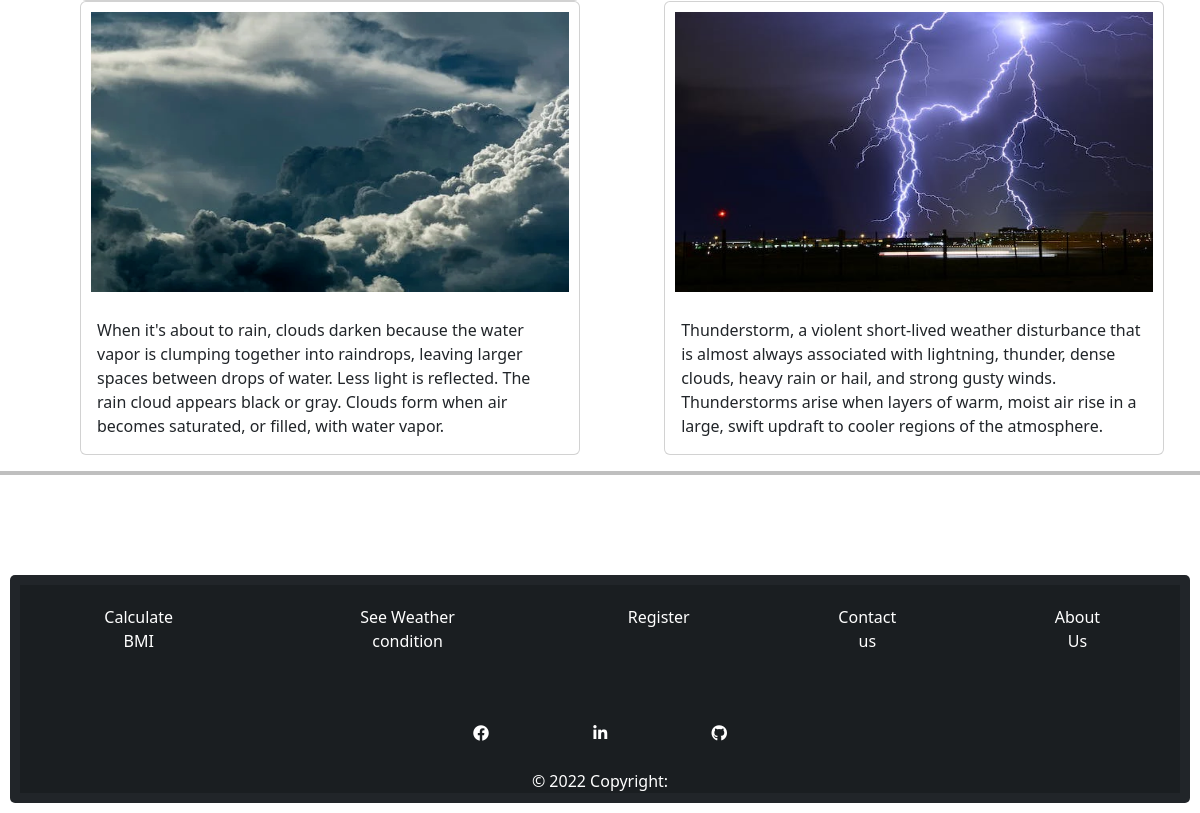
The page /gallery/ (lower part) on the database as committed earlier.
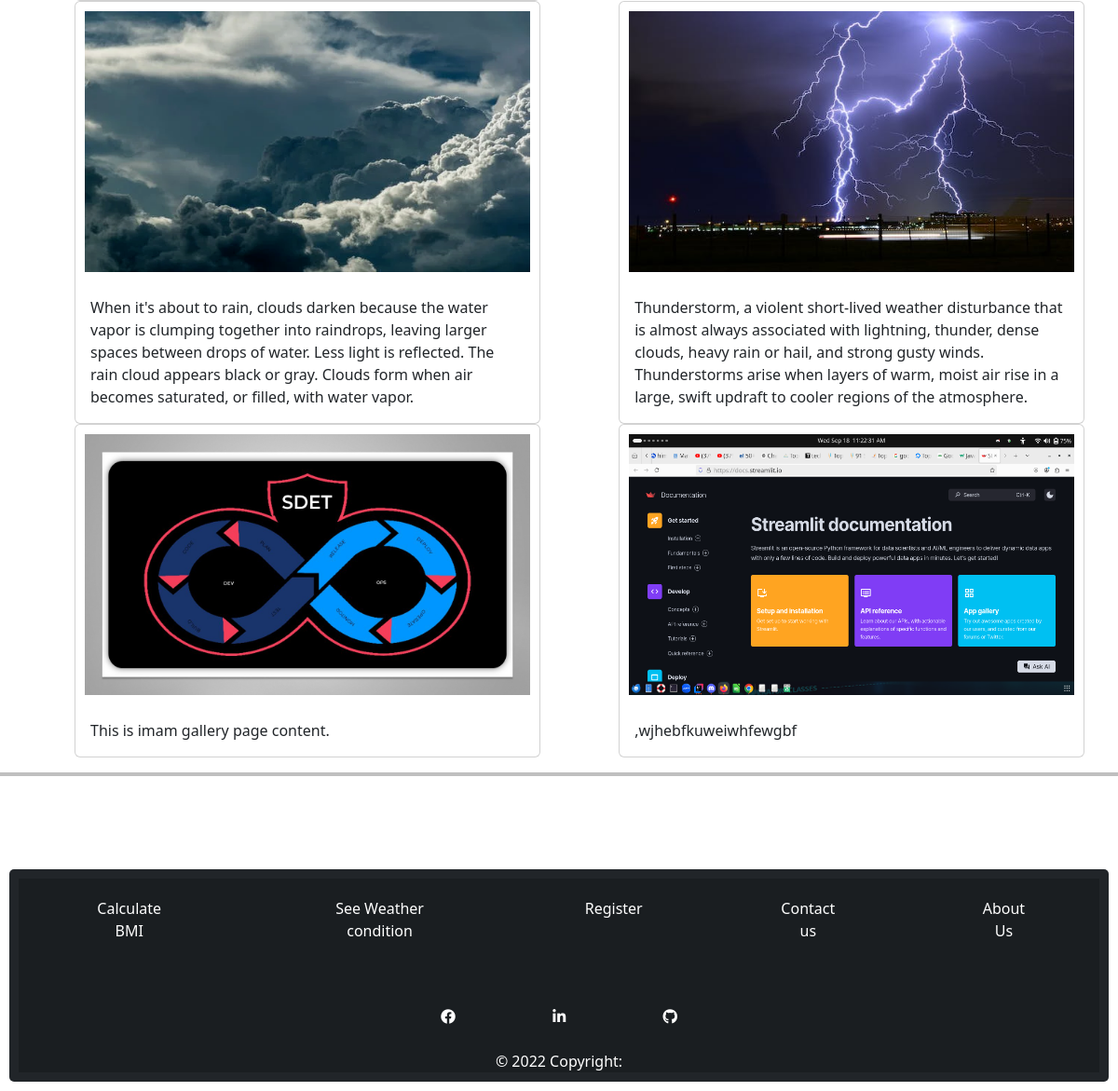
The same page on the database as committed later.
### weatherapp/models.py (models this page shows)
class ImageModel(models.Model):
    image = models.ImageField(upload_to='images/')
    text = models.TextField(max_length=300)

### weatherapp/views.py (the view)
# urls.py: path('gallery/', views.gallery, name='gallery'),
def gallery(request):
    try:
        image_db = ImageModel.objects.all()
        if request.method == 'POST':
            form = ImageForm(request.POST, request.FILES)
            if form.is_valid():
                form.save()
                messages.success(request, 'Your gallery is  successfully created !!')
                return redirect('gallery')
        else:
            form = ImageForm()
        return render(request, 'gallery/gallery.html', {'form': form, 'imagedb': image_db})
    except Exception as e:
        messages.warning(request, e)
        return render(request, 'galler.html')

### weatherapp/templates/gallery/gallery.html (shortened to what this page needs)
{% include 'header.html' %}
{%load static%}
{%if imagedb is not None%}
{%for x in imagedb%}
<div class="card" style="width:500px;display:inline-flex;margin-left:80px;">
  <img  style="height:300px;padding:10px;" src="{{x.image.url}}" class="card-img-top" alt="{{x.image}}">
  <div class="card-body">
      <p class="card-text">{{x.text}}</p>
  </div>
</div>
{%endfor%}
{%endif%}
<hr style="border:2px solid black;">
{%include 'footer.html'%}

### weatherapp/templates/header.html (shortened to what this page needs)
<!doctype html>
{%load static%}
<html lang="en">
  <head>
    <link href="https://cdn.jsdelivr.net/npm/bootstrap@5.2.1/dist/css/bootstrap.min.css" rel="stylesheet">
   <link rel="stylesheet" href="https://cdnjs.cloudflare.com/ajax/libs/font-awesome/6.2.0/css/all.min.css" />
  </head>
<body>

### weatherapp/templates/footer.html
<footer class="text-center text-white auto-bottom bg-dark" style="padding:10px;" >
  <div class="text-center" style="background-color: rgba(0, 0, 0, 0.2);">
    <div class="d-flex">
      <a  href="/bmi/" style="margin:20px 70px;color:#fff;text-decoration:none;">Calculate BMI</a>
    <a href="/index/" style="margin:20px 70px;color:#fff;text-decoration:none;">See Weather condition</a>
  <a href="/register/" style="margin:20px 70px;color:#fff;text-decoration:none;">Register</a>
  <a href="/contactus/" style="margin:20px 70px;color:#fff;text-decoration:none;">Contact us</a>
      <a href="/aboutus/" style="margin:20px 70px;color:#fff;text-decoration:none;">About Us</a>
    </div>
    <br>
    <div class="m-4">
      <a href="#" style="margin-right:100px;color:#fff;text-decoration:none;"><i class="fa-brands fa-facebook"></i></a>
      <a href="https://www.linkedin.com/in/himanshu-sharma-b452b7198" style="margin-right:50px;color:#fff;text-decoration:none;"><i class="fa-brands fa-linkedin-in"></i></a>
      <a href="https://github.com/himanshu-s5" style="margin-left:50px;color:#fff;text-decoration:none;"><i class="fa-brands fa-github"></i></a>
    </div>
    © 2022 Copyright:
  </div>
</footer>

### weatherapp/templates/header.html (style rules this page uses)
footer { margin:100px 10px 10px;border-radius:5px; }

Rows that differ between the two databases and show on the page:
added ImageModel: image (picture), text "This is imam gallery page content."
added ImageModel: image (picture), text ",wjhebfkuweiwhfewgbf"
